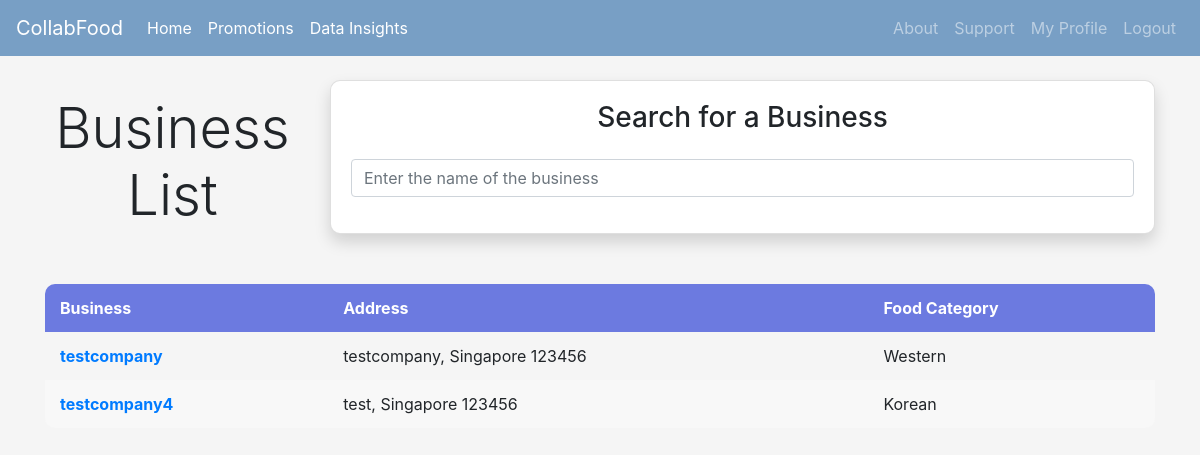
The app's page /searchbusinesses (signed in) with its own data.
### Homepage/models.py (models this page shows, shortened)
class BusinessProfile(models.Model):
	user = models.ForeignKey(User, on_delete=models.CASCADE)
	companyName = models.CharField(max_length=50)
	uen = models.CharField(max_length=10)
	phone = models.CharField(max_length=8)
	address = models.CharField(max_length=100)
	postalCode = models.CharField(max_length=6)
	foodCategory = models.ForeignKey(FoodCategory, on_delete=models.CASCADE, related_name='business_food_category')
	isVerified = models.BooleanField(default=False)

class FoodCategory(models.Model):
	categoryName = models.CharField(max_length=30)
	adminID = models.IntegerField()

### Homepage/views.py (the view)
# urls.py: path('searchbusinesses',views.search_businesses,name='searchbusinesses'),
@login_required
def search_businesses(request):
	user_type = UserType.objects.get(user=request.user)
	if user_type.userType in ['user','business']:
		businesses = BusinessProfile.objects.filter(user__is_active=True)
	else:
		businesses = BusinessProfile.objects.all()
	context = {'user_type': user_type, 'businesses':businesses}
	return render(request, 'searchbusinesses.html', context)

### Homepage/templates/searchbusinesses.html (shortened to what this page needs)
{% extends 'base.html' %}
{% block content %}
<div class="row">
  <div class="col-md-3">
    <h1 class="text-center display-4">Business List</h1><br>
  </div>
  <div class="col-md-9">
    <div class="card shadow">
      <div class="card-body">
        <h3 class="text-center mb-4">Search for a Business</h3>
        <div class="form-group">
          <input class="form-control" id="searchCategory" type="text" placeholder="Enter the name of the business">
        </div>
      </div>
    </div>
  </div>
</div>
<table class="table-hover">
  <thead style="color: #fff; background-color: #6c7ae0;">
    <tr>
      <th scope="col">Business</th>
      <th scope="col">Address</th>
      <th scope="col">Food Category</th>
    </tr>
  </thead>
  <tbody id="Category">
    {% if businesses %}
    {% for item in businesses %}
      {% if item.isVerified or user_type.userType == 'admin' %}
        <tr>
          <th scope="row"><a href="{% url 'viewbusinessprofile' item.user.id %}">{{ item.companyName }}</a></th>
          <td>{{item.address}}, Singapore {{item.postalCode}}</td>
          <td>{{item.foodCategory.categoryName}}</td>
        </tr>
      {% endif %}
    {% endfor %}
  {% else %}
    <tr><td colspan="3">No businesses found.</td> </tr>
  {% endif %}
  </tbody>
</table>
{% endblock %}

### Homepage/templates/searchbusinesses.html (style rules this page uses)
.card { border-radius: 10px; margin-bottom: 50px; }
table { border-collapse: collapse; width: 100%; border-radius: 10px; overflow: hidden; border: none; }
th, td { padding: 12px 15px; text-align: left; border-bottom: 1px solid #ddd; border: none; }
th { border-top: 1px solid #ddd; }
tbody tr:nth-child(even) { background-color: #F8F8F8; }
table td, table th { border: none; }
h1 { margin-top: 15px; }

### records on screen
BusinessProfile: companyName "testcompany", address "testcompany", postalCode "123456", foodCategory.categoryName "Western"
BusinessProfile: companyName "testcompany4", address "test", postalCode "123456", foodCategory.categoryName "Korean"
